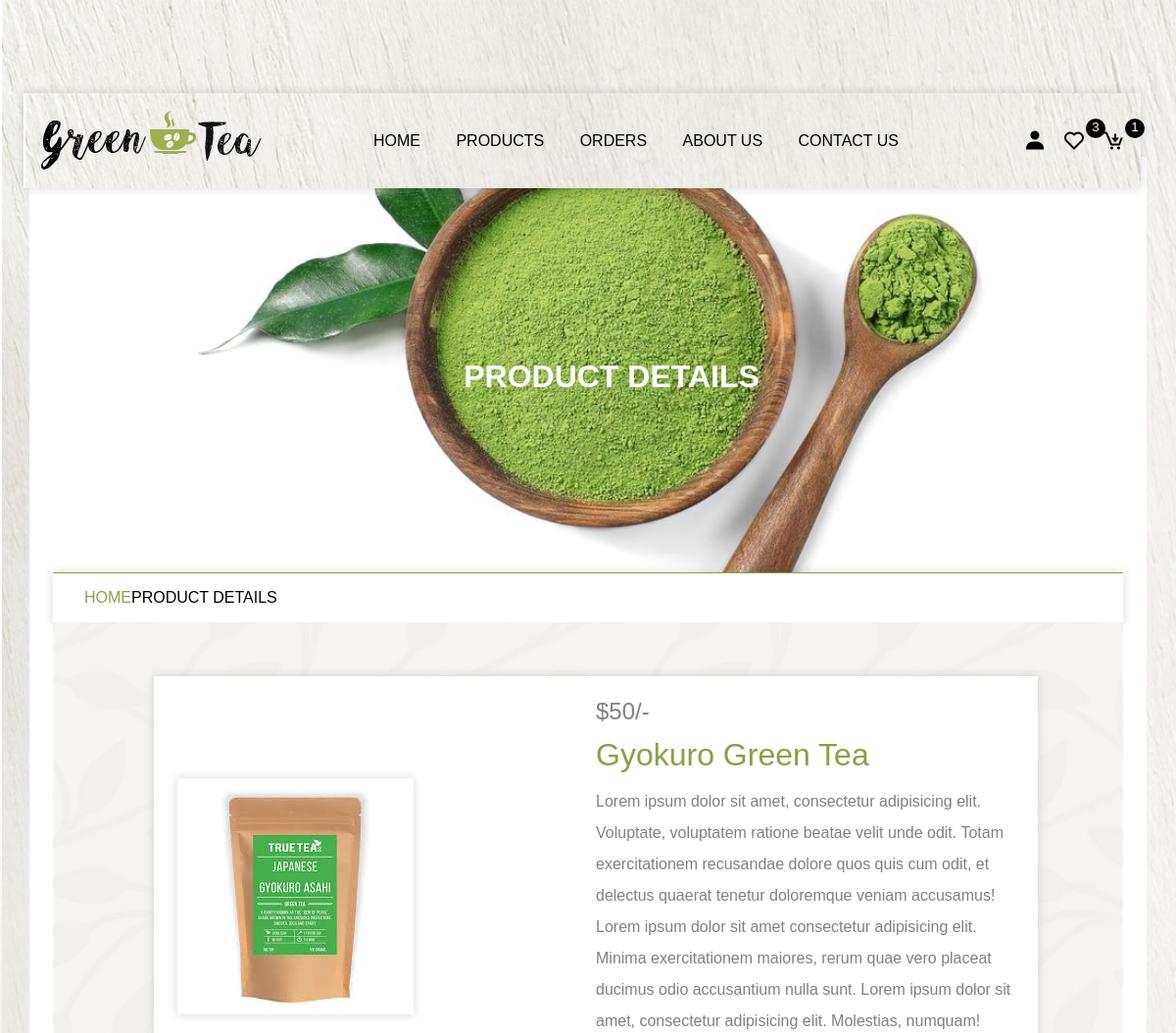
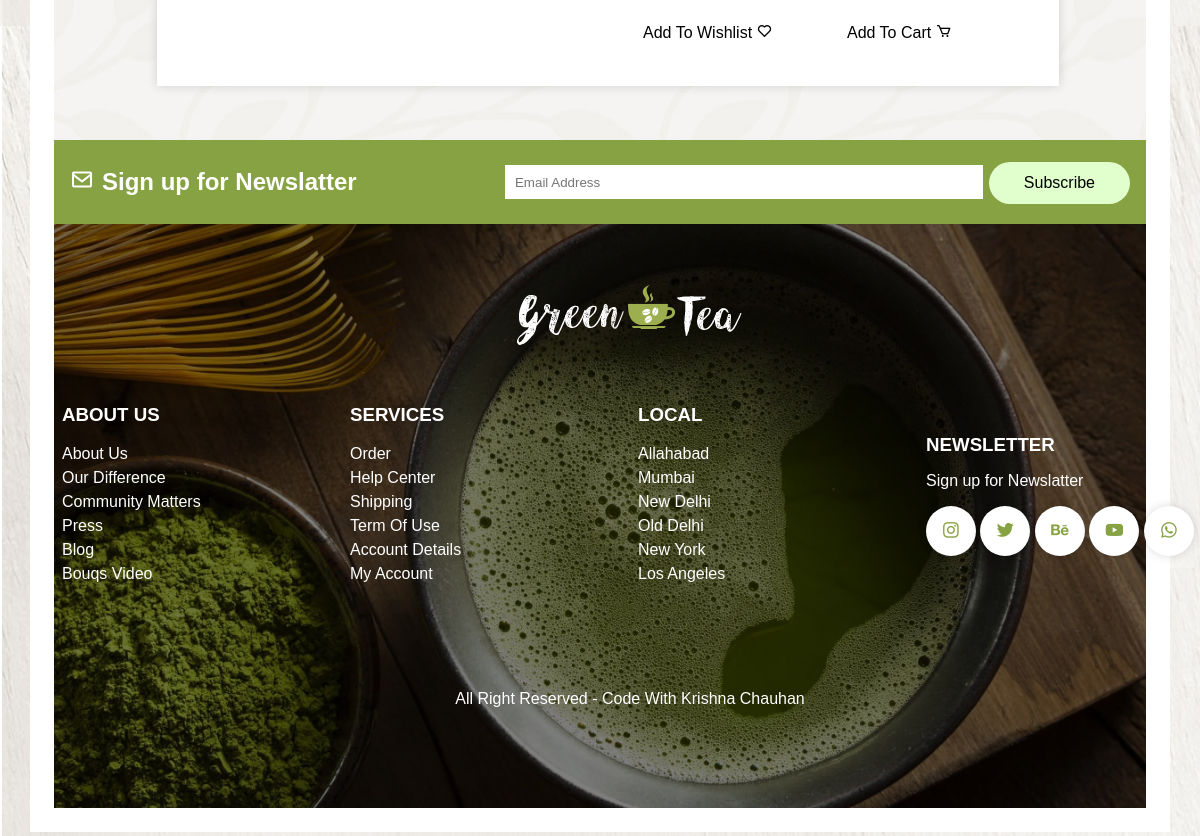
The page /view_page.php?pid=4 on the database its author committed (2 pictures, top to bottom).
### tables this page shows
CREATE TABLE `products` (
  `id` int(25) NOT NULL,
  `name` varchar(255) NOT NULL,
  `price` int(255) NOT NULL,
  `image` varchar(255) NOT NULL,
  `product_detail` varchar(255) NOT NULL
);

### view_page.php (the view, shortened to what this page needs)
<?php
include 'components/connection.php';
?>
<!DOCTYPE html>
<html lang="en">
<head>
    <link href='https://unpkg.com/boxicons@2.1.4/css/boxicons.min.css' rel='stylesheet'>
</head>
<body>
    <?php include 'components/header.php';?>
    <div class="main">
        <div class="banner">
            <h1>Product Details</h1>
        </div>
        <div class="title2">
            <a href="home.php">Home</a><span>Product Details</span>
        </div>
        <section class="view_page">
            <?php
                if(isset($_GET['pid'])){
                    $pid = $_GET['pid'];
                    $select_products = $conn->prepare("SELECT * FROM `products` WHERE id = '$pid'");
                    $select_products->execute();
                    if($select_products->rowCount() > 0){
                        while($fetch_products = $select_products->fetch(PDO::FETCH_ASSOC)){
            ?>
            <form action="" method="post">
                <img src="img/<?php echo $fetch_products['image'];?>">
                <div class="detail">
                    <div class="price">$<?php echo $fetch_products['price']; ?>/-</div>
                    <div class="name"><?php echo $fetch_products['name']; ?></div>
                    <div class="detail">
                        <p>Lorem ipsum dolor sit amet, consectetur adipisicing elit. Voluptate, voluptatem ratione beatae velit unde odit. Totam exercitationem recusandae dolore quos quis cum odit, et delectus quaerat tenetur doloremque veniam accusamus! Lorem ipsum dolor sit amet consectetur adipisicing elit. Minima exercitationem maiores, rerum quae vero placeat ducimus odio accusantium nulla sunt. Lorem ipsum dolor sit amet, consectetur adipisicing elit. Molestias, numquam!
                        </p>
                    </div>
                    <div class="button">
                        <button type="submit" name="add_to_wishlist" class="btn">add to wishlist <i class="bx bx-heart"></i></button>
                        <button type="submit" name="add_to_cart" class="btn">add to cart <i class="bx bx-cart"></i></button>
                    </div>
                </div>
            </form>
            <?php
                       }
                    }
                 }
            ?>
        </section>
     <?php include 'components/footer.php'; ?>
    </div>
</body>
</html>

### rows shown on the page
products: image (picture), price "50", name "Gyokuro Green Tea"

### other values the page prints
$total_wishlist_items "3"
$total_cart_items "1"
